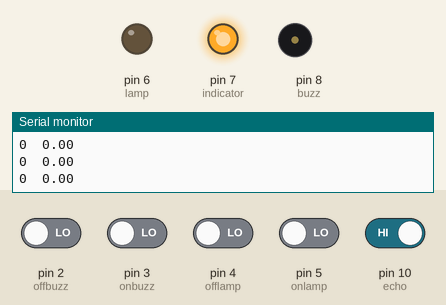
A sketch run on a simulated Arduino Uno, built with avr-gcc and run on an emulated ATmega328P. On the bench: output pins drawn as LEDs (lit = HIGH), buzzer (waves = sounding), the last lines printed to the serial monitor. Dashed ring = blinking. The test bench sets the inputs (shaded band); at power-on: pin 10 (echo) HIGH, pin 2 (offbuzz), pin 3 (onbuzz), pin 4 (offlamp), pin 5 (onlamp) LOW. Pins used as bus, display or sensor lines are not drawn.

Above: at 1.2 s.
1.3 s: pin 2 (offbuzz) driven HIGH
At 3.9 s:
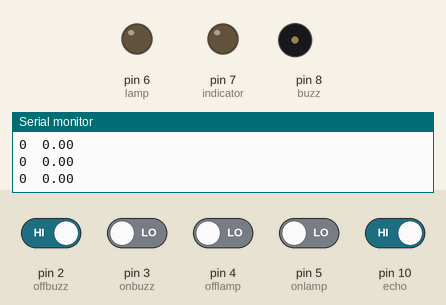
4.3 s: pin 5 (onlamp) driven HIGH
At 7.0 s:
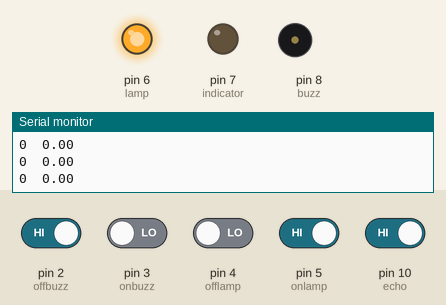
7.3 s: pin 4 (offlamp) driven HIGH
At 8.8 s:
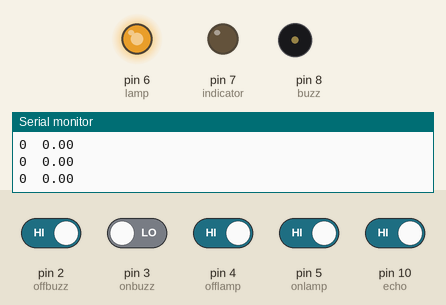
10.3 s: pin 2 (offbuzz) driven LOW
At 11.25 s:
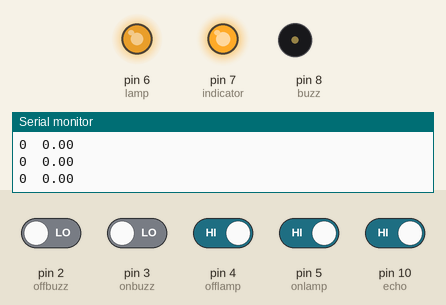
13.3 s: pin 10 (echo) driven LOW
At 13.8 s:
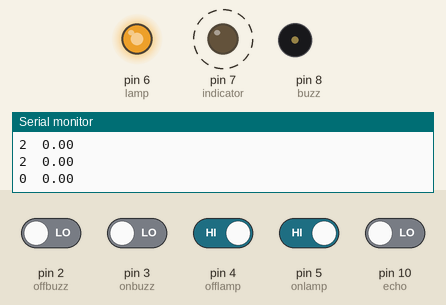
Timing chart, 0 to 17.3 s (numbered marks = the images above; inputs shaded):
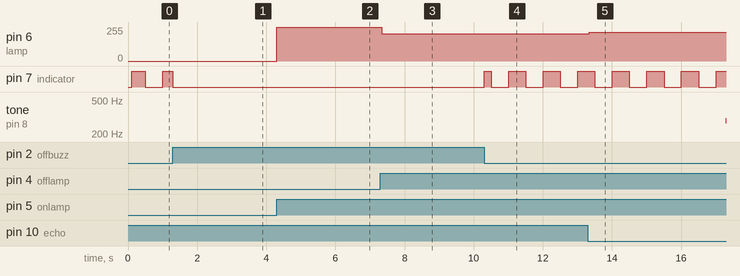

Measured:
- after the input at 1.3 s, tone on pin 8 (buzz): stays silent (without the input it goes to 1670 Hz after 2.4 s)
- after the input at 4.3 s, pin 6 (lamp): 0/255 → 255/255 at once
- after the input at 7.3 s, pin 6 (lamp): 255/255 → 206/255 at once
- after the input at 10.3 s, pin 7 (indicator): LOW → HIGH at once, then repeats every 1.0 s: LOW 0.50 s, HIGH 0.50 s
- after the input at 13.3 s, pin 6 (lamp): 206/255 → 215/255 at once; tone on pin 8 (buzz): stays silent (without the input it goes to 785 Hz after 2.4 s)

The sketch:

Chap_3.ino
```cpp
// piezo speaker connected to pin 8 and ground
//#define wait 1
//#define time 10
//int freq = 0;
#define offbuzz 2
#define onbuzz 3
#define lamp 6
#define indicator 7
#define buzz 8
#define offlamp 4
#define onlamp 5
#define trig 9
#define echo 10

void setup()
{
  Serial.begin(9600);
  pinMode(trig,OUTPUT);
  pinMode(echo,INPUT);

  pinMode(offbuzz,INPUT);
  pinMode(onbuzz,INPUT);
  pinMode(offlamp,INPUT);
  pinMode(onlamp,INPUT);
  pinMode(indicator,OUTPUT);
  pinMode(lamp,OUTPUT);
}
const float pi = 3.14;

unsigned long time_L;
int freq=150;
boolean buzzer,dir;

unsigned long time_S,update,time_SG;
byte step_s;
float range;

void loop()
{
  if(millis()>time_L+1)
  {
    time_L=millis();

    if(buzzer)
    {
      int duty=(1.0+sin(2*pi*time_L/1000.0))*127.5;
      analogWrite(indicator,duty);
      if(dir)
      {
        tone(buzz,freq);
        freq++;
      }
      else
      {
        tone(buzz,freq);
        freq--;
      }
      if(freq<150 || freq>1800)
      {
        dir^=1;
      }
    }
    else
    {
      noTone(buzz);
      freq=150;
      analogWrite(indicator,0);
    }
  }

  if(digitalRead(offbuzz))
  {
    buzzer=false;
  }

  if(digitalRead(onbuzz))
  {
    buzzer=true;
  }

  if(digitalRead(offlamp))
  {
    digitalWrite(lamp,LOW);
  }

  if(digitalRead(onlamp))
  {
    digitalWrite(lamp,HIGH);
  }


  if(step_s == 0)
  {
//    guard_s=millis();
    digitalWrite(trig,LOW);
    if(!digitalRead(echo))
    {
      step_s=1;
    }
  }
  if(step_s == 1)//send trig signal
  {
    digitalWrite(trig,HIGH);
    step_s=2;
    time_S=micros();
  }
  if(step_s == 2)//turn off trig signal after 10us
  {
    if(time_S+10<micros())
    {
      digitalWrite(trig,LOW);
      step_s=3;
      time_SG=micros();
    }
  }
  if(step_s == 3)//time counter start
  {
    if(micros()>time_SG+100)
    {
      step_s=0;
    }
    if(digitalRead(echo))
    {
      time_S=micros();
      step_s=4;
    }
  }
  if(step_s == 4)//time counter stop and update ultrasonic sensor data
  {
    if (!digitalRead(echo))
    {
      range=micros()-time_S;
      range=range/58.2;
      step_s=0;
    }
  }

  if(millis()>update+100)
  {
    update=millis();
    Serial.print(step_s);
    Serial.print('\t');
    Serial.println(range,2);
    if(range<15.0)
    {
      buzzer=true;
    }
  }

}
```
